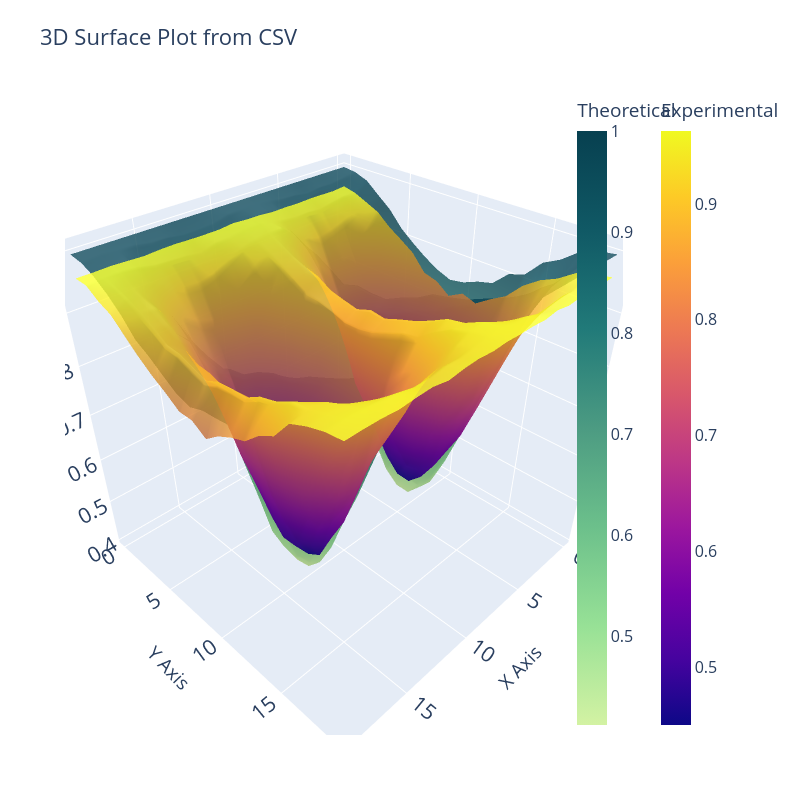

The notebook cell saved with this chart:
### Markdown cell above
## Surface Plots

### Code cell
N_data=20

theta_FSS = np.linspace(0,2*pi,N_data)
beta_angle = np.linspace(0,pi,N_data)
alpha = pi/16

experiment_number = 1
model = np.array([[analytical(theta=t,beta=b, alpha=alpha) for b in beta_angle] for t in theta_FSS])

experiment_noiseless = pd.read_csv('./runs/'+'3_E91_data_20x20_mesh_1.5E+04_states_AER_SIM_14_03_2026_18_45_25'+'.csv', header=None).dropna(axis=1,how='all').values
experiment_noisy = pd.read_csv('./runs/'+'3_NOISY_20x20_mesh_1.5E+04_states_AER_SIM_19_03_2026_09_56_15'+'.csv', header=None).dropna(axis=1,how='all').values
#print (f"R2 = {r2(y_true=model,y_pred=experiment)}")
fig = go.Figure()
fig.add_trace(go.Surface(
    z=experiment_noiseless, 
    colorscale='Emrld',
    opacity=.8,
    name='Model',
    colorbar=dict(title='Theoretical', x=0.9)
))


fig.add_trace(go.Surface(
    z=experiment_noisy, 
    #colorscale='Reds',
    opacity=0.8, # Transparency helps see where they intersect
    name='Experimental',
    colorbar=dict(title='Experimental', x=1.05)
))
# Customize the layout for better visualization
fig.update_layout(
    title='3D Surface Plot from CSV',
    autosize=False,
    width=800,
    height=800,
    margin=dict(l=65, r=50, b=65, t=90),
    scene=dict(
        xaxis_title='X Axis',
        yaxis_title='Y Axis',
        zaxis_title='Z Axis'
    ),
    # --- NUEVO: Aumentar tamaño de fuente ---
    font=dict(size=16) 
)

# Display the plot
fig.show()

### Figure 1 — Plotly figure (JSON) as saved in the notebook; plotly's stock layout.template omitted (floating-point values rounded to 4 significant figures; data arrays with more than 128 entries replaced by an {"elided": "..."} marker saying what was removed)
{"data": [{"colorbar": {"title": {"text": "Theoretical"}, "x": 0.9}, "colorscale": [[0, "rgb(211, 242, 163)"], [0.1667, "rgb(151, 225, 150)"], [0.3333, "rgb(108, 192, 139)"], [0.5, "rgb(76, 155, 130)"], [0.6667, "rgb(33, 122, 121)"], [0.8333, "rgb(16, 89, 101)"], [1, "rgb(7, 64, 80)"]], "name": "Model", "opacity": 0.8, "type": "surface", "z": {"elided": "20x20 float values"}}, {"colorbar": {"title": {"text": "Experimental"}, "x": 1.05}, "name": "Experimental", "opacity": 0.8, "type": "surface", "z": {"elided": "20x20 float values"}}], "layout": {"autosize": false, "font": {"size": 16}, "height": 800, "margin": {"b": 65, "l": 65, "r": 50, "t": 90}, "scene": {"xaxis": {"title": {"text": "X Axis"}}, "yaxis": {"title": {"text": "Y Axis"}}, "zaxis": {"title": {"text": "Z Axis"}}}, "title": {"text": "3D Surface Plot from CSV"}, "width": 800}}
